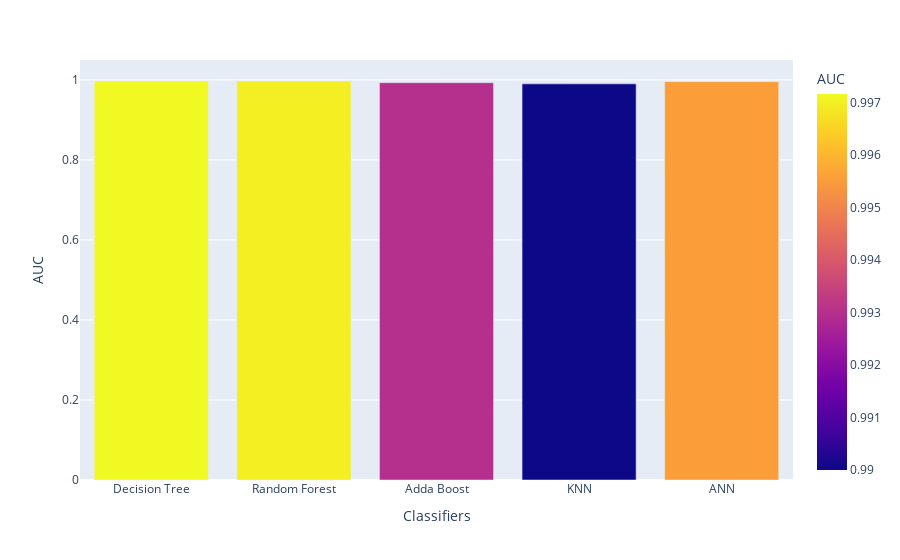

Notebook source saved alongside this figure:
### Markdown cell above
### AUC Scores

### Code cell
auc
import plotly.express as px
fig = px.bar(auc, x='Classifiers', y='AUC',color='AUC')
fig.show()

### Figure 1 — Plotly figure (JSON) as saved in the notebook; plotly's stock layout.template omitted (floating-point values rounded to 4 significant figures)
{"data": [{"alignmentgroup": "True", "hovertemplate": "Classifiers=%{x}<br>AUC=%{marker.color}<extra></extra>", "legendgroup": "", "marker": {"color": [0.9972, 0.997, 0.993, 0.99, 0.9956], "coloraxis": "coloraxis", "pattern": {"shape": ""}}, "name": "", "offsetgroup": "", "orientation": "v", "showlegend": false, "textposition": "auto", "type": "bar", "x": ["Decision Tree", "Random Forest", "Adda Boost", "KNN", "ANN"], "xaxis": "x", "y": [0.9972, 0.997, 0.993, 0.99, 0.9956], "yaxis": "y"}], "layout": {"barmode": "relative", "coloraxis": {"colorbar": {"title": {"text": "AUC"}}, "colorscale": [[0, "#0d0887"], [0.1111, "#46039f"], [0.2222, "#7201a8"], [0.3333, "#9c179e"], [0.4444, "#bd3786"], [0.5556, "#d8576b"], [0.6667, "#ed7953"], [0.7778, "#fb9f3a"], [0.8889, "#fdca26"], [1, "#f0f921"]]}, "legend": {"tracegroupgap": 0}, "margin": {"t": 60}, "xaxis": {"anchor": "y", "domain": [0, 1], "title": {"text": "Classifiers"}}, "yaxis": {"anchor": "x", "domain": [0, 1], "title": {"text": "AUC"}}}}
